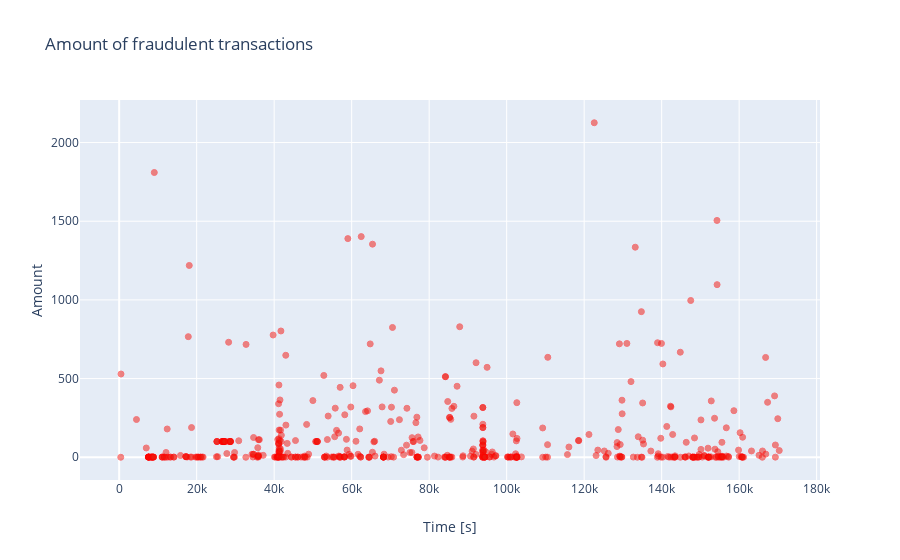

Source (notebook cell):
### Code cell
fraud = data_df.loc[data_df['Class'] == 1]

trace = go.Scatter(
    x = fraud['Time'],y = fraud['Amount'],
    name="Amount",
     marker=dict(
                color='rgb(238,23,11)',
                line=dict(
                    color='red',
                    width=1),
                opacity=0.5,
            ),
    text= fraud['Amount'],
    mode = "markers"
)
data = [trace]
layout = dict(title = 'Amount of fraudulent transactions',
          xaxis = dict(title = 'Time [s]', showticklabels=True), 
          yaxis = dict(title = 'Amount'),
          hovermode='closest'
         )
fig = dict(data=data, layout=layout)
iplot(fig, filename='fraud-amount')

### Figure 1 — Plotly figure (JSON) as saved in the notebook; plotly's stock layout.template omitted (floating-point values rounded to 4 significant figures; data arrays with more than 128 entries replaced by an {"elided": "..."} marker saying what was removed)
{"data": [{"marker": {"color": "rgb(238,23,11)", "line": {"color": "red", "width": 1}, "opacity": 0.5}, "mode": "markers", "name": "Amount", "text": {"elided": "492 float values"}, "type": "scatter", "x": {"elided": "492 int values"}, "y": {"elided": "492 float values"}}], "layout": {"hovermode": "closest", "title": {"text": "Amount of fraudulent transactions"}, "xaxis": {"showticklabels": true, "title": {"text": "Time [s]"}}, "yaxis": {"title": {"text": "Amount"}}}}
